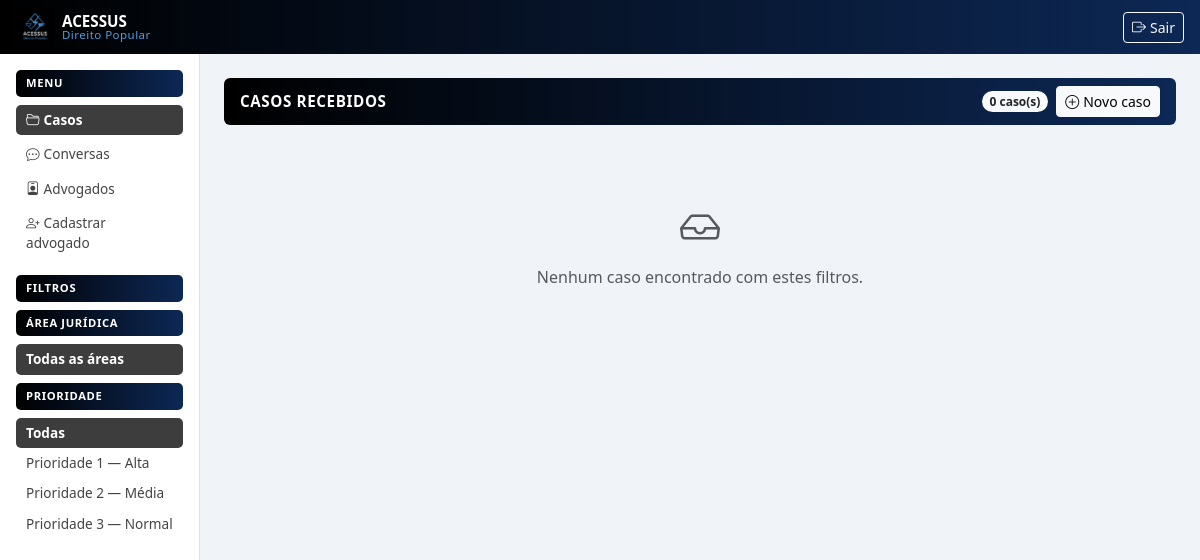
The page /advogados (signed in) on the database as committed earlier.
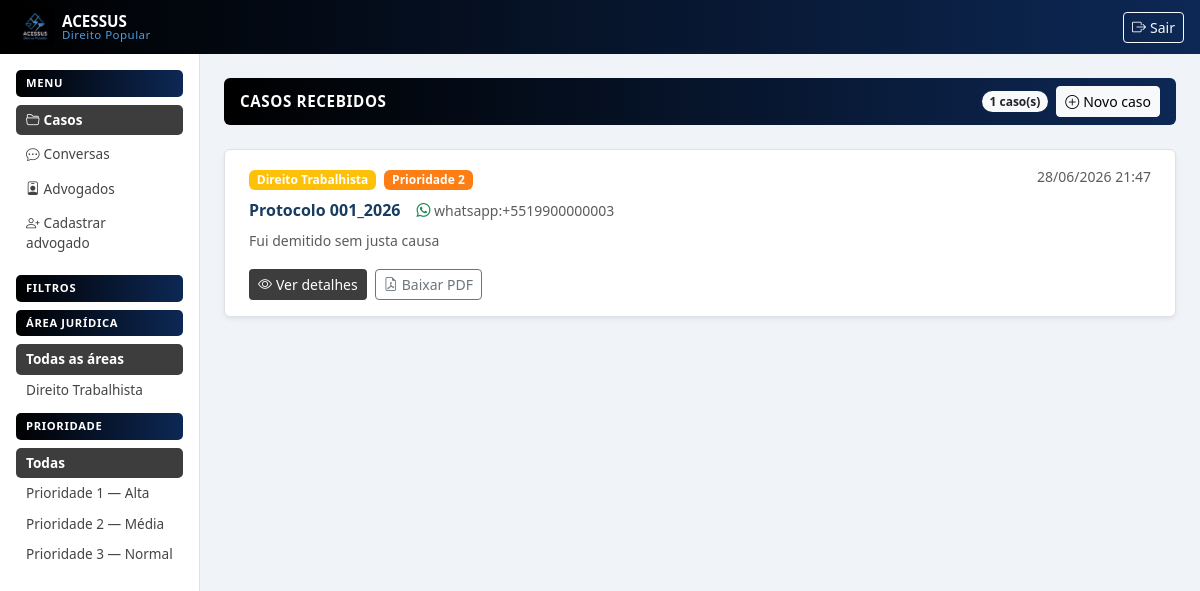
The same page on the database as committed later.
### tables this page shows
CREATE TABLE CASOS (
            id            TEXT    PRIMARY KEY,
            nome_cliente  TEXT    NOT NULL,
            email         TEXT,
            whatsapp      TEXT,
            relato        TEXT    NOT NULL,
            tipo_caso     TEXT,
            prioridade    TEXT,
            anexos        TEXT, -- Armazena caminhos dos arquivos, separados por vírgula
            data_cadastro DATETIME DEFAULT (datetime('now', 'localtime'))
        , encaminhamento TEXT);

### ia/integracao_whatsapp.py (the view)
@app.route('/advogados')
@requer_login
def dashboard():
    from banco.banco_dados import listar_casos
    area_filtro = request.args.get('area', '')
    prio_filtro = request.args.get('prioridade', '')
    todos = listar_casos()
    areas = sorted({c[5] for c in todos if c[5]})
    casos = []
    for c in todos:
        id_caso, nome, email, whatsapp, relato, tipo, prio, anexos, data_cad = c
        if area_filtro and tipo != area_filtro:
            continue
        if prio_filtro and prio != prio_filtro:
            continue
        casos.append({
            'id':         id_caso,
            'whatsapp':   whatsapp or '',
            'tipo':       tipo or 'Indefinida',
            'prioridade': prio or '—',
            'data_fmt':   _formatar_data_web(data_cad),
            'resumo':     _extrair_resumo(relato),
            'cor':        _COR_AREA.get(tipo, 'secondary'),
        })
    return render_template('dashboard.html',
                           casos=casos,
                           areas=areas,
                           area_filtro=area_filtro,
                           prio_filtro=prio_filtro)

### banco/banco_dados.py (called while the page is built)
def _conectar():
    if USANDO_POSTGRES:
        return psycopg2.connect(DATABASE_URL)
    else:
        return sqlite3.connect(BANCO_PATH)

def listar_casos():
    conn = _conectar()
    cursor = conn.cursor()
    tabela = "casos" if USANDO_POSTGRES else "CASOS"
    cursor.execute(f"""
        SELECT id, nome_cliente, email, whatsapp, relato,
               tipo_caso, prioridade, anexos, data_cadastro
        FROM {tabela}
        ORDER BY data_cadastro DESC
    """)
    casos = cursor.fetchall()
    conn.close()
    return casos

### ia/integracao_whatsapp.py (called while the page is built)
@app.template_filter('urlencode')
def _urlencode_filter(s):
    return quote_plus(str(s))

def requer_login(f):
    @wraps(f)
    def wrapped(*args, **kwargs):
        if not session.get('logado'):
            return redirect(url_for('login'))
        return f(*args, **kwargs)
    return wrapped

def _extrair_resumo(relato, max_chars=220):
    if not relato:
        return ''
    if 'RELATO:' in relato:
        for linha in relato.split('\n'):
            if linha.strip().startswith('RELATO:'):
                return linha.replace('RELATO:', '').strip()[:max_chars]
    return relato[:max_chars]

def _formatar_data_web(data_cadastro):
    try:
        return datetime.fromisoformat(str(data_cadastro)[:19]).strftime('%d/%m/%Y %H:%M')
    except Exception:
        return str(data_cadastro)[:16]

### templates/dashboard.html (shortened to what this page needs)
{% extends "base.html" %}
{% block conteudo %}
<div class="row g-0">
  <div class="col-md-3 col-lg-2 sidebar p-3">
    <div class="secao-header">Menu</div>
    <a href="/advogados" class="filtro-link ativo mb-1">
      <i class="bi bi-folder2-open me-1"></i>Casos
    </a>
    <a href="/advogados/conversas" class="filtro-link mb-1">
      <i class="bi bi-chat-dots me-1"></i>Conversas
    </a>
    <a href="/advogados/lista" class="filtro-link mb-1">
      <i class="bi bi-person-badge me-1"></i>Advogados
    </a>
    <a href="/advogados/cadastrar" class="filtro-link">
      <i class="bi bi-person-plus me-1"></i>Cadastrar advogado
    </a>
    <div class="secao-header mt-3">Filtros</div>
    <div class="secao-header mt-2">Área Jurídica</div>
    <a href="/advogados" class="filtro-link {% if not area_filtro %}ativo{% endif %}">
      Todas as áreas
    </a>
    {% for area in areas %}
    <a href="/advogados?area={{ area|urlencode }}"
       class="filtro-link {% if area_filtro == area %}ativo{% endif %}">
      {{ area }}
    </a>
    {% endfor %}
    <div class="secao-header mt-2">Prioridade</div>
    <a href="/advogados{% if area_filtro %}?area={{ area_filtro|urlencode }}{% endif %}"
       class="filtro-link {% if not prio_filtro %}ativo{% endif %}">
      Todas
    </a>
    {% for p, label in [('Prioridade 1','Alta'),('Prioridade 2','Média'),('Prioridade 3','Normal')] %}
    <a href="/advogados?prioridade={{ p|urlencode }}{% if area_filtro %}&area={{ area_filtro|urlencode }}{% endif %}"
       class="filtro-link {% if prio_filtro == p %}ativo{% endif %}">
      {{ p }} — {{ label }}
    </a>
    {% endfor %}
  </div>
  <div class="col-md-9 col-lg-10 p-4">
    <div class="d-flex justify-content-between align-items-center mb-4 px-3 py-2 rounded"
         style="background: linear-gradient(90deg, #000000 0%, #0d2855 100%);">
      <h5 class="fw-bold mb-0 text-white" style="font-size:.95rem; letter-spacing:.04em;">CASOS RECEBIDOS</h5>
      <div class="d-flex align-items-center gap-2">
        <span class="badge bg-light text-dark rounded-pill">{{ casos|length }} caso(s)</span>
        <a href="/advogados/novo-caso" class="btn btn-sm btn-light">
          <i class="bi bi-plus-circle me-1"></i>Novo caso
        </a>
      </div>
    </div>
    {% if casos %}
      {% for c in casos %}
      <div class="card card-caso border mb-3 shadow-sm">
        <div class="card-body py-3 px-4">
          <div class="d-flex justify-content-between align-items-start mb-2">
            <div>
              <span class="badge bg-{{ c.cor }} me-1">{{ c.tipo }}</span>
              {% if c.prioridade and c.prioridade[-1].isdigit() %}
              <span class="badge badge-p{{ c.prioridade[-1] }}">{{ c.prioridade }}</span>
              {% endif %}
            </div>
            <small class="text-muted">{{ c.data_fmt }}</small>
          </div>
          <div class="d-flex align-items-center gap-3 mb-2">
            <strong style="color:#1a3c5e;">Protocolo {{ c.id }}</strong>
            {% if c.whatsapp %}
            <small class="text-muted">
              <i class="bi bi-whatsapp text-success"></i> {{ c.whatsapp }}
            </small>
            {% endif %}
          </div>
          <p class="text-muted small mb-3" style="line-height:1.6;">
            {{ c.resumo }}{% if c.resumo|length >= 220 %}…{% endif %}
          </p>
          <div class="d-flex gap-2">
            <a href="/advogados/caso/{{ c.id }}"
               class="btn btn-sm text-white" style="background-color:#3d3d3d;">
              <i class="bi bi-eye me-1"></i>Ver detalhes
            </a>
            <a href="/advogados/pdf/{{ c.id }}"
               class="btn btn-sm btn-outline-secondary">
              <i class="bi bi-file-earmark-pdf me-1"></i>Baixar PDF
            </a>
          </div>
        </div>
      </div>
      {% endfor %}
    {% else %}
      <div class="text-center py-5 text-muted">
        <i class="bi bi-inbox d-block mb-2" style="font-size:2.5rem;"></i>
        Nenhum caso encontrado com estes filtros.
      </div>
    {% endif %}
  </div>
</div>
{% endblock %}

### templates/base.html (shortened to what this page needs)
<!DOCTYPE html>
<html lang="pt-BR">
<head>
  <link href="https://cdn.jsdelivr.net/npm/bootstrap@5.3.0/dist/css/bootstrap.min.css" rel="stylesheet">
  <link href="https://cdn.jsdelivr.net/npm/bootstrap-icons@1.11.0/font/bootstrap-icons.css" rel="stylesheet">
</head>
<body>
<nav class="navbar navbar-dark navbar-acessus px-3 py-2">
  <div class="d-flex align-items-center gap-2">
    <img src="/static/img/Logo Acessus.png" alt="ACESSUS" height="38"
         style="object-fit:contain;">
    <div class="d-flex flex-column lh-1">
      <span class="navbar-brand-text">ACESSUS</span>
      <span class="navbar-brand-sub">Direito Popular</span>
    </div>
  </div>
  {% if session.get('logado') %}
  <a href="/advogados/logout" class="btn btn-sm btn-outline-light">
    <i class="bi bi-box-arrow-right me-1"></i>Sair
  </a>
  {% endif %}
</nav>
<div class="container-fluid px-0">
  {% block conteudo %}{% endblock %}
</div>
</body>
</html>

### templates/base.html (style rules this page uses)
:root { --azul-escuro: #0d2855; --azul-medio: #1e5bb4; --azul-claro: #4d9de0; --fundo: #f0f4f8; }
body { background-color: var(--fundo); }
.navbar-acessus { background: linear-gradient(90deg, #000000 0%, var(--azul-escuro) 100%); }
.navbar-acessus .navbar-brand-text { color: white; font-size: .95rem; font-weight: 700; }
.navbar-acessus .navbar-brand-sub { color: var(--azul-claro); font-size: .72rem; letter-spacing: .04em; }
.sidebar { min-height: calc(100vh - 60px); background: white; border-right: 1px solid #dee2e6; }
.card-caso { transition: border-color .15s ease; }
.filtro-link { display: block; padding: 5px 10px; border-radius: 5px; text-decoration: none; color: #444; font-size: .85rem; }
.filtro-link.ativo { background: #3d3d3d; color: white; font-weight: 600; }
.badge-p2 { background-color: #fd7e14 !important; }
.secao-header { background: linear-gradient(90deg, #000000 0%, var(--azul-escuro) 100%); color: white; font-size: .7rem; font-weight: 700; letter-spacing: .06em; text-transform: uppercase; padding: 5px 10px; border-radius: 5px; margin-bottom: .5rem; }

Rows that differ between the two databases and show on the page:
added CASOS: tipo_caso "Direito Trabalhista", tipo "Direito Trabalhista", prioridade "Prioridade 2", data_fmt "28/06/2026 21:47", id "001_2026", whatsapp "whatsapp:+5519900000003", resumo "Fui demitido sem justa causa"
Other text that changed with them:
{{ casos|length }}: "0" → "1"
text no longer shown: "Nenhum caso encontrado com estes filtros."
